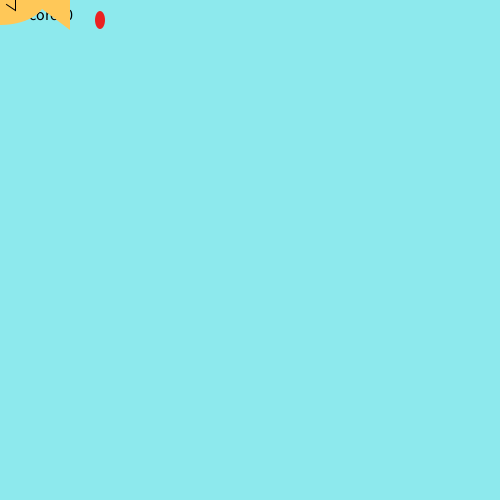
Frame 1 (no input)
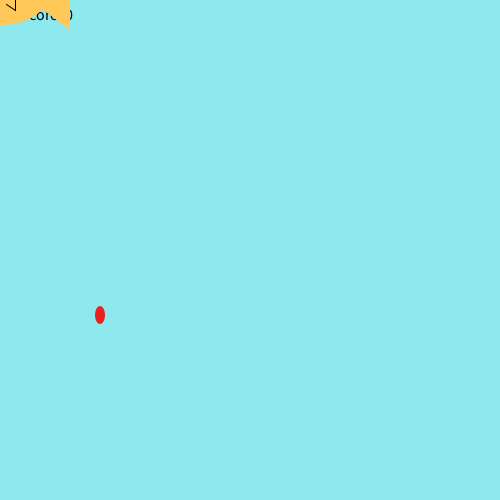
Frame 60 (the mouse pressed at the canvas centre just before this capture)
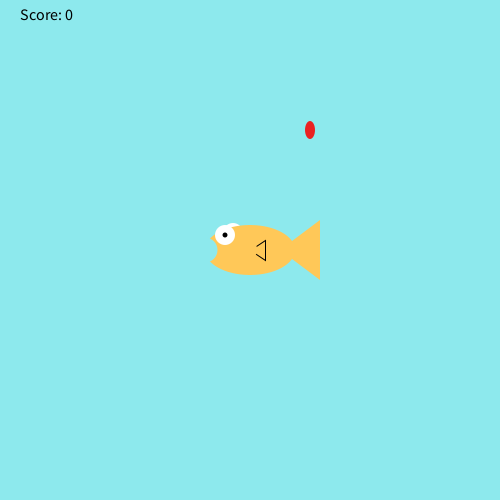
Frame 120 (the mouse held since frame 60 and released just before this capture)

The Processing sketch that drew these frames (run headless with seeded random() and noise(); from frame 60 on, the mouse is pressed at the canvas centre):

// Processing sketch: FishFeeder
// ── FishFeeder.pde
int foodX = 100;
int foodY = 20;
int score = 0;
void setup() {
  
 size (500,500);
  
}

void draw() {
 
  background (141,233,237);
  fill(0, 0, 0);
textSize(16);
text("Score: " + score, 20, 20);
   drawFish();
  fill (#EA2121);
  noStroke();
  ellipse(foodX, foodY, 10, 18);
  foodY+=5;
  if (foodY > height) {
    foodY = 20;
    foodX = (int) random(width-20);
}
checkCatch(foodX, foodY);
}
void drawFish(){
     noStroke();
     fill(255,255,255);
     ellipse(mouseX-17,mouseY-17,20,20); //back side eye
     fill(255,200,88);
     ellipse(mouseX,mouseY,90,50); //body
     triangle(mouseX+30,mouseY,mouseX+70,mouseY+30,mouseX+70,mouseY-30); //tail
     stroke(0);
     triangle(mouseX,mouseY,mouseX+15,mouseY+10,mouseX+15,mouseY-10); //side fin
     noStroke();
     fill(255,200,88);
     ellipse(mouseX,mouseY,15,15); //side fin cover
     noStroke();
     fill(255,255,255);
     ellipse(mouseX-25,mouseY-15,20,20); //front eye
     fill(0,0,0);
     ellipse(mouseX-25,mouseY-15,5,5); //pupil
     fill(141,233,237);
     ellipse(mouseX-45,mouseY,25,25); //mouth
}
void checkCatch(int x, int y){
     if(x > mouseX && x < mouseX+70){
          if(y > mouseY-17 && y < mouseY+30){
               score++;
               foodY = 20; //if the food was eaten, make more food fall from the top
               foodX = (int) random(width-20);
          }
     }
     else if (foodY > height && score > 0){
          score--;
     }
}
